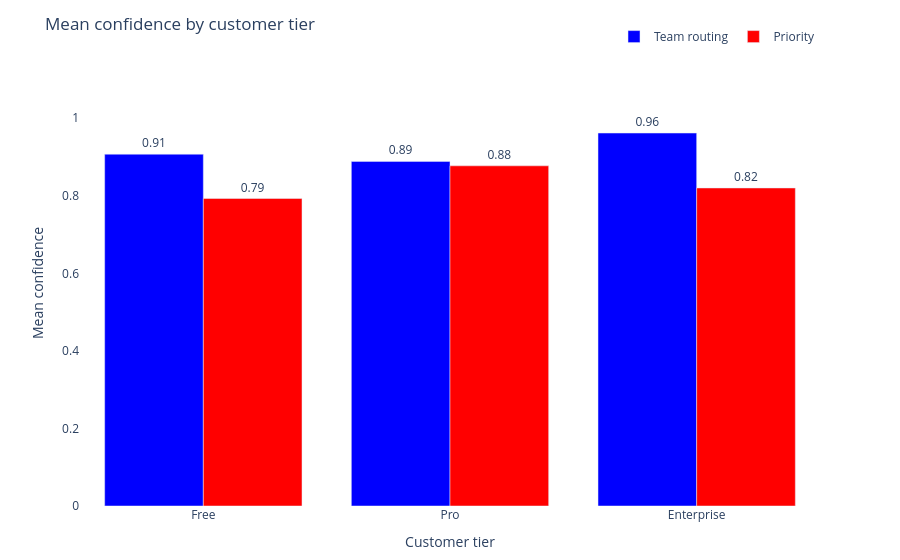

The notebook cell this image was saved under:
### Markdown cell above
## 8. Confidence by customer tier

Does Jev's confidence vary with customer tier? Tier is part of the state Jev sees, and the tickets are hand-written, so any difference here may reflect how we wrote them as much as the tier itself.

### Code cell
tier_order = ["Free", "Pro", "Enterprise"]

tier_summary = (
    results_df
    .groupby("tier")
    .agg(
        mean_team_conf     =("team_confidence",     "mean"),
        mean_priority_conf =("priority_confidence", "mean"),
        count              =("id",                  "count"),
    )
    .reset_index()
)
tier_summary["tier"] = pd.Categorical(
    tier_summary["tier"], categories=tier_order, ordered=True
)
tier_summary = tier_summary.sort_values("tier")

fig2 = go.Figure()
fig2.add_trace(go.Bar(
    name="Team routing",
    x=tier_summary["tier"],
    y=tier_summary["mean_team_conf"],
    marker_color="blue",
    text=[f"{v:.2f}" for v in tier_summary["mean_team_conf"]],
    textposition="outside",
))
fig2.add_trace(go.Bar(
    name="Priority",
    x=tier_summary["tier"],
    y=tier_summary["mean_priority_conf"],
    marker_color="red",
    text=[f"{v:.2f}" for v in tier_summary["mean_priority_conf"]],
    textposition="outside",
))
fig2.update_layout(
    title="Mean confidence by customer tier",
    xaxis_title="Customer tier",
    yaxis_title="Mean confidence",
    yaxis=dict(range=[0, 1.15]),
    barmode="group",
    plot_bgcolor="white",
    paper_bgcolor="white",
    font=dict(size=12),
    margin=dict(t=60, b=40),
    legend=dict(orientation="h", yanchor="bottom", y=1.02, xanchor="right", x=1),
)
fig2.show()

### Figure 1 — Plotly figure (JSON) as saved in the notebook; plotly's stock layout.template omitted (floating-point values rounded to 4 significant figures)
{"data": [{"marker": {"color": "blue"}, "name": "Team routing", "text": ["0.91", "0.89", "0.96"], "textposition": "outside", "type": "bar", "x": ["Free", "Pro", "Enterprise"], "y": [0.9071, 0.8886, 0.9617]}, {"marker": {"color": "red"}, "name": "Priority", "text": ["0.79", "0.88", "0.82"], "textposition": "outside", "type": "bar", "x": ["Free", "Pro", "Enterprise"], "y": [0.7929, 0.8771, 0.82]}], "layout": {"barmode": "group", "font": {"size": 12}, "legend": {"orientation": "h", "x": 1, "xanchor": "right", "y": 1.02, "yanchor": "bottom"}, "margin": {"b": 40, "t": 60}, "paper_bgcolor": "white", "plot_bgcolor": "white", "title": {"text": "Mean confidence by customer tier"}, "xaxis": {"title": {"text": "Customer tier"}}, "yaxis": {"range": [0, 1.15], "title": {"text": "Mean confidence"}}}}
